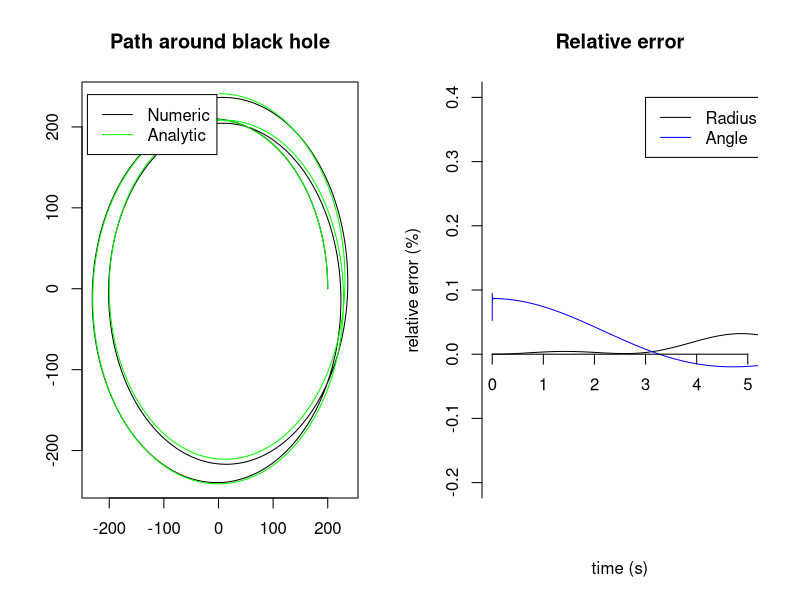

The R source for this figure:

library(deSolve);


# Variable definitions

M <- 1; # mass
R <- 320.6; # initial radius
e <- 1/11; # eccentricity of the orbit
p <- 2400/11; # parameter to do with size of derivatives
s <- 0.1; # parameter to do with size of orbit

Art <- 2*M/(R^2)*((1-2*M/R)^(-1))*((1-3*M/R)^(-1/2)); # intermediate coefficients
Atr <- 2*M/(R^2)*(1-2*M/R)*((1-3*M/R)^(-1/2));
Arr <- (-3*M/(R^3)*((1-3*M/R)^(-1)))*(1-2*M/R);
Apr <- -2*R*((M/(R^3))^(1/2))*(1-2*M/R)*((1-3*M/R)^(-1/2));
Arp <-  2/R*((M/(R^3))^(1/2))*((1-3*M/R)^(-1/2));

wt <- (1 - 3*M/R)^(-1/2); # time frequency
w <- ((M/(R^3))^(1/2))*((1 - 3*M/R)^(-1/2))*((1 - 6*M/R)^(1/2)); # radial frequency
wp <- ((M/(R^3))^(1/2))*((1 - 3*M/R)^(-1/2)); # angle phi frequency
nr0 <- -206; # cos coefficient term for r
nt0 <- Art/w*nr0; # sin coefficient term for t 
np0 <- Arp/w*nr0; # sin coefficient term for phi
Nr0 <- 1000; # constant term for r
Nt0 <- -3/2*M/(R^2)*((1 - 3*M/R)^(-3/2))*Nr0; # constant term for t
Np0 <- -3/2*((M/R)^(1/2))/(R^2)*(1 - 2*M/R)*((1 - 3*M/R)^(-3/2))*Nr0;

# weird time factors
tfSol = 5500
tfNum = 1


# Our deviation solution. Found by analytically substituting a generic second-order Taylor series into 
# each of the equations of motion predicted by the geodesic equation in the Schwarzschild metric.

t <- seq(from = 0, to = 10, by = 0.0001);

y0 <- wt*(tfSol*t) - s*(nt0*sin(w*(tfSol*t)) +  Nt0*(tfSol*t)); # values of time as a function of proper time. 10000 is a strange scale factor 
y1 <- R + s*(nr0*cos(w*(tfSol*t)) - Nr0); # values of r
y2 <- pi/2; # value of theta is kept constant
y3 <- wp*(tfSol*t) - s*(np0*sin(w*(tfSol*t)) + Np0*(tfSol*t)); # values of phi

ycart1 <- y1 * cos(y3); # convert r and phi to 2d cartesian coordinates for plotting
ycart2 <- y1 * sin(y3);


# Numerical solution. Numerically solve the equations of motion.

dqdchi <- function(t, y, parms) {

	e <- 0.2; # global variables dont work
	p <- 12;
	
	#e <- 1/3;
	#p <- 266.66;
	a <- M # lord knows why I used a

	with(as.list(y), {
		dR <- ( a * p^2 * (p-2-2*e)^(0.5) * (p-2+2*e)^(0.5) ) / ( (p-2-2*e*cos(tfSol*t)) * (1+e*cos(tfSol*t))^2 * (p-6-2*e*cos(tfSol*t))^(0.5) );
		dP <- ( p^(1/2) ) / ( (p-6-2*e*cos(tfSol*t))^(1/2) );
		list(c(dR, dP))
	})
}

#t1 <- seq(from = 0, to = 12.5, by = (1/2)^13);
yinit <- c(y1[1], y3[1]);
out <- ode(y = yinit, 
		times = tfNum*t, # lord knows why we need 12.5 
		func = dqdchi, 
		parm = NULL, 
		method = c("ode45"),
		rtol = 0.0001);

# Get the four variables from the ode solver output
q0 <- out[,1];
q1 <- out[,2];
q2 <- p * M * 1/(1 + e*cos(q0)); 
q3 <- out[,3];

qcart1 <- q2 * cos(q3); # and convert r and phi to 2d cartesian coordinates for plotting
qcart2 <- q2 * sin(q3);



# Calculate the error

# Combine the time q0 and y0 into one long vector, since they may be different, and sort it. 
combinedTime <- sort(c(q0/tfNum, y0/tfSol));

# Then interpolate q1, y1, q3, and y3 over those particular times.
q1inter <- approx(t, q2, xout=combinedTime);
q3inter <- approx(t, q3, xout=combinedTime);
y1inter <- approx(t, y1, xout=combinedTime);
y3inter <- approx(t, y3, xout=combinedTime);

errorr <- (y1inter$y - q1inter$y) / q1inter$y;
errorp <- (y3inter$y - q3inter$y) / q3inter$y;

#q1inter <- smooth.spline(q0, q1, n=length(y1), method="fmm");
#q3inter <- smooth.spline(q0, q3, n=length(y1), method="fmm");

#errorr <- (y1 - q1inter$y) / q1inter$y;
#errorp <- (y3 - q3inter$y) / q3inter$y;


# Plot

par(mfrow=c(1, 2));

plot(qcart1, qcart2, type="l", col="black", main="Path around black hole", xlab="", ylab="");
lines(ycart1, ycart2, col="green");
legend(-240, 240, legend=c("Numeric", "Analytic"), col=c("black", "green"), lty=1);

plot(q1inter$x, errorr, type="l", col="black", main="Relative error", ylim=c(-0.2, 0.4), xlim=c(0, 5),
	ylab="relative error (%)", xlab="time (s)", axes=FALSE);
lines(q3inter$x, errorp, type="l", col="blue");
axis(1, at=0:5, pos=0);
axis(2, at=seq(-1, 1, 0.1)); 
legend(3, 0.4, legend=c("Radius", "Angle"), col=c("black", "blue"), lty=1);
